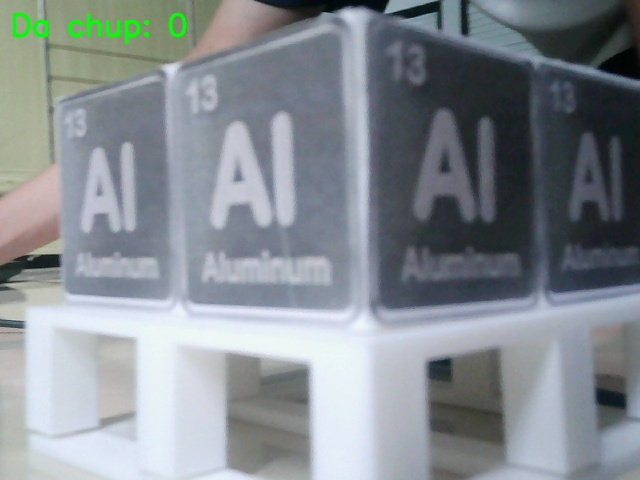
#> input picture src/block_detection_v2/block_dataset/dt1.jpg, 640 x 480 px
$ python -i edges.py   (imports and definitions only)
#> lines starting #> are read from the running program, lines starting #| are printed output that depends on the picture; after the words box and inside, x2 and y2 are one past the last pixel; in counts of white or black regions, pixels touching at a corner belong together
from __future__ import annotations

from typing import List, Tuple

import cv2
import numpy as np

from . import config

LineSegment = Tuple[Tuple[int, int], Tuple[int, int]]


def detect_edges(gray: np.ndarray) -> tuple[np.ndarray, List[LineSegment]]:
    edges = cv2.Canny(
        gray,
        config.CANNY_LOW,
        config.CANNY_HIGH,
        apertureSize=config.CANNY_APERTURE,
    )
    kernel = cv2.getStructuringElement(cv2.MORPH_RECT, (3, 3))
    edges = cv2.morphologyEx(edges, cv2.MORPH_CLOSE, kernel)

    lines: List[LineSegment] = []
    if config.USE_LSD and hasattr(cv2, "createLineSegmentDetector"):
        lsd = cv2.createLineSegmentDetector(0)
        detected, _, _, _ = lsd.detect(gray)
        if detected is not None:
            for seg in detected:
                x1, y1, x2, y2 = seg[0]
                lines.append(((int(x1), int(y1)), (int(x2), int(y2))))
    else:
        raw = cv2.HoughLinesP(
            edges,
            config.HOUGH_RHO,
            np.deg2rad(config.HOUGH_THETA_DEG),
            config.HOUGH_THRESHOLD,
            minLineLength=config.HOUGH_MIN_LINE_LEN,
            maxLineGap=config.HOUGH_MAX_LINE_GAP,
        )
        if raw is not None:
            for x1, y1, x2, y2 in raw.reshape(-1, 4):
                lines.append(((int(x1), int(y1)), (int(x2), int(y2))))

    return edges, lines

>>> import cv2
>>> picture = cv2.imread('block_dataset/dt1.jpg', cv2.IMREAD_GRAYSCALE)
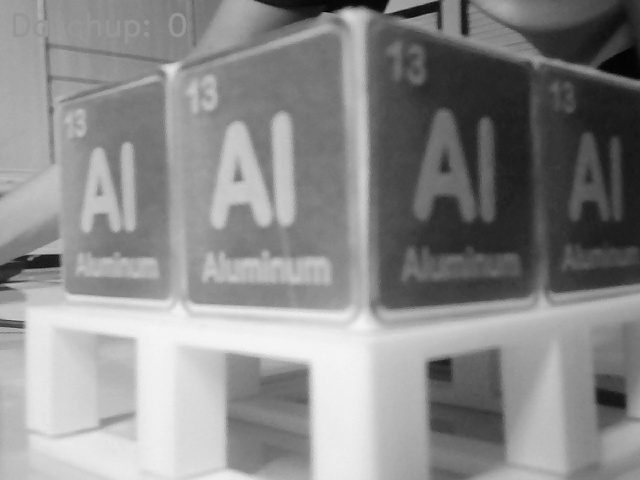
#> picture: shape (480, 640); min 1, max 246, mean 138.4
>>> result = detect_edges(picture)
#> in detect_edges, `edges = cv2.Canny( gray, config.CANNY_LOW, config.CANNY_HIGH, aperture..`:
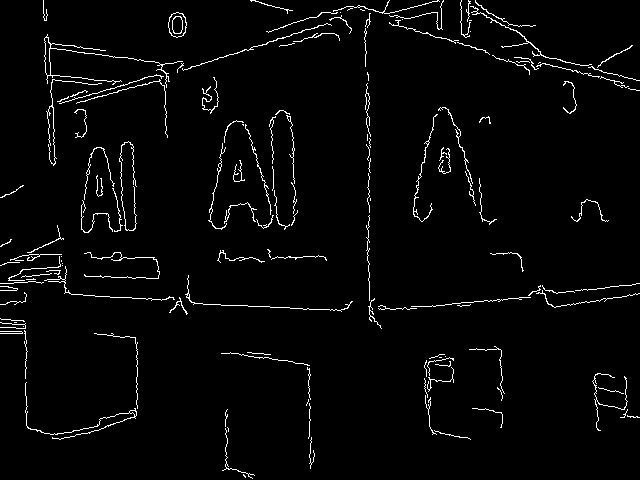
#> edges: shape (480, 640); 2.8% white in thin lines or dots
#> in detect_edges, `edges = cv2.morphologyEx(edges, cv2.MORPH_CLOSE, kernel)`:
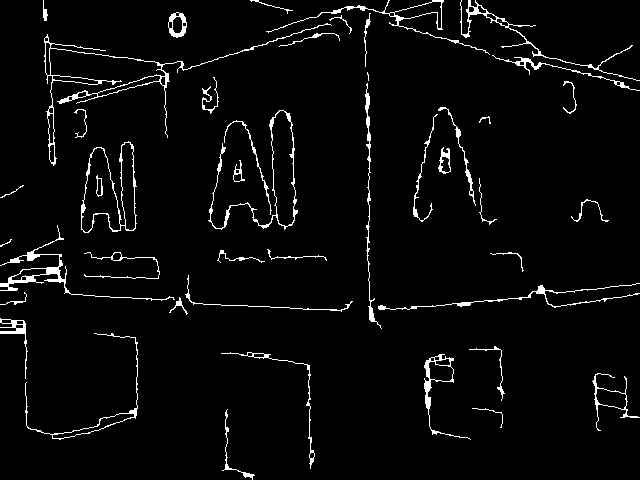
#> edges: shape (480, 640); 3.6% white in thin lines or dots
#> in detect_edges, `raw = cv2.HoughLinesP( edges, config.HOUGH_RHO, np.deg2rad(config.HOUG..`: raw = 90 rows, first 6: [160, 77, 341, 18], [367, 72, 369, 226], [390, 309, 484, 300], [64, 293, 253, 306], [218, 258, 325, 257], [367, 187, 370, 320]
#> the loop in detect_edges, `for x1, y1, x2, y2 in raw.reshape(-1, 4):` made 90 passes
#> (x1, y1, x2, y2) on passes 1 to 12: (160, 77, 341, 18), (367, 72, 369, 226), (390, 309, 484, 300), (64, 293, 253, 306), (218, 258, 325, 257), (367, 187, 370, 320), (595, 404, 627, 409), (76, 103, 168, 77), (48, 37, 52, 107), (518, 57, 623, 83), (532, 53, 576, 64), (230, 352, 309, 365)
#> after the loop in detect_edges, `for x1, y1, x2, y2 in raw.reshape(-1, 4):`: lines = 90 items

$ run again, on src/block_detection_v2/block_dataset/dt102.jpg
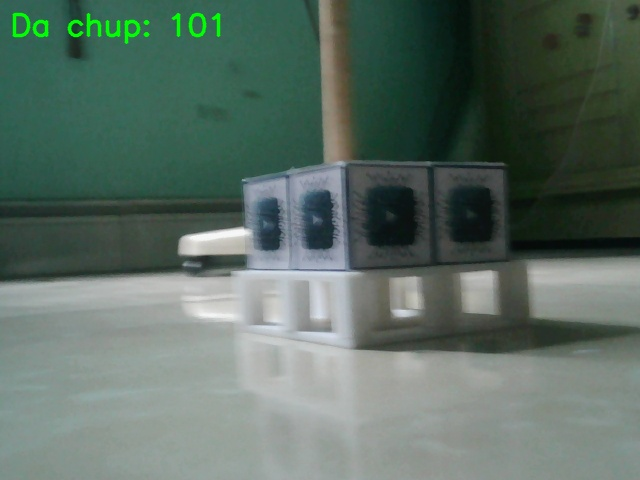
#> input picture src/block_detection_v2/block_dataset/dt102.jpg, 640 x 480 px
#> in detect_edges, `edges = cv2.Canny( gray, config.CANNY_LOW, config.CANNY_HIGH, aperture..`:
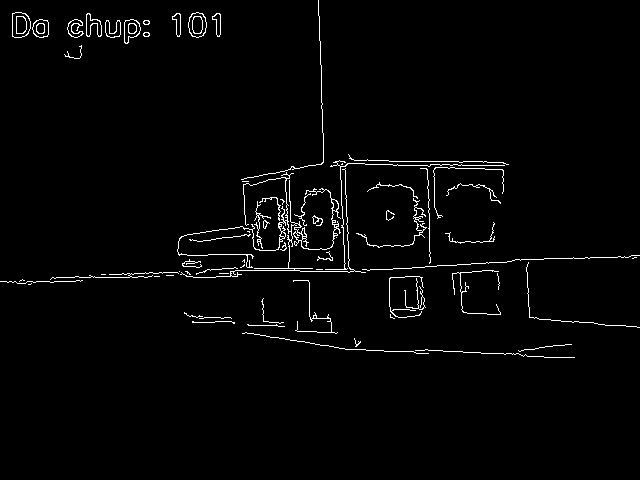
#> edges: shape (480, 640); 2.1% white in thin lines or dots, all inside (x1, y1, x2, y2) = (0, 0, 640, 358)
#> in detect_edges, `edges = cv2.morphologyEx(edges, cv2.MORPH_CLOSE, kernel)`:
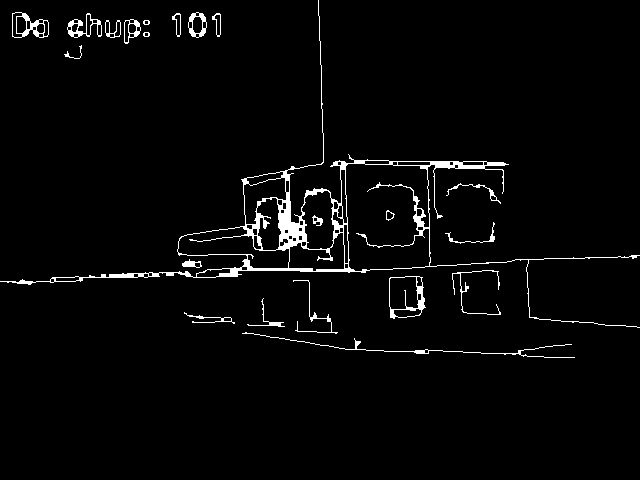
#> edges: shape (480, 640); 2.8% white; 22 white regions, largest, box (x1, y1, x2, y2) and area: (0, 0, 640, 328) 5558, (242, 332, 575, 358) 474, (389, 276, 426, 319) 362
#> raw = 86 rows, first 6: [89, 275, 205, 271], [230, 270, 288, 267], [74, 277, 198, 273], [308, 271, 424, 267], [298, 270, 353, 269], [264, 270, 312, 268]
#> the loop in detect_edges, `for x1, y1, x2, y2 in raw.reshape(-1, 4):` made 86 passes
#> after the loop in detect_edges, `for x1, y1, x2, y2 in raw.reshape(-1, 4):`: lines = 86 items
